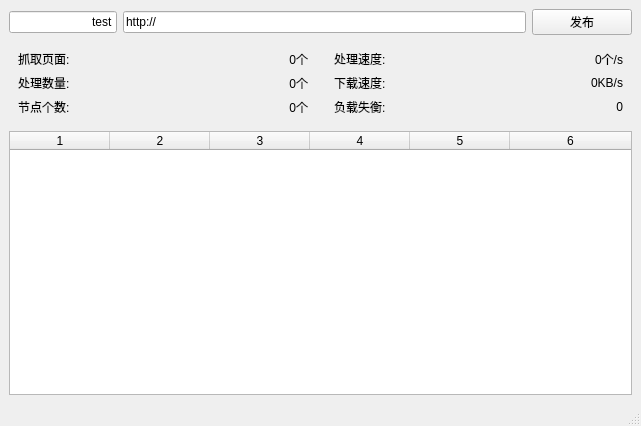
<?xml version="1.0" encoding="UTF-8"?>
<ui version="4.0">
 <class>MainWindow</class>
 <widget class="QMainWindow" name="MainWindow">
  <property name="geometry">
   <rect>
    <x>0</x>
    <y>0</y>
    <width>641</width>
    <height>426</height>
   </rect>
  </property>
  <property name="windowTitle">
   <string>MainWindow</string>
  </property>
  <widget class="QWidget" name="centralwidget">
   <layout class="QVBoxLayout" name="verticalLayout">
    <item>
     <layout class="QHBoxLayout" name="horizontalLayout">
      <item>
       <widget class="QLineEdit" name="spidernameEdit">
        <property name="sizePolicy">
         <sizepolicy hsizetype="Fixed" vsizetype="Fixed">
          <horstretch>0</horstretch>
          <verstretch>0</verstretch>
         </sizepolicy>
        </property>
        <property name="text">
         <string>test</string>
        </property>
        <property name="alignment">
         <set>Qt::AlignRight|Qt::AlignTrailing|Qt::AlignVCenter</set>
        </property>
       </widget>
      </item>
      <item>
       <widget class="QLineEdit" name="urlseedEdit">
        <property name="text">
         <string>http://</string>
        </property>
       </widget>
      </item>
      <item>
       <widget class="QPushButton" name="publishButton">
        <property name="minimumSize">
         <size>
          <width>100</width>
          <height>0</height>
         </size>
        </property>
        <property name="text">
         <string>发布</string>
        </property>
       </widget>
      </item>
     </layout>
    </item>
    <item>
     <widget class="QWidget" name="widget" native="true">
      <property name="minimumSize">
       <size>
        <width>560</width>
        <height>80</height>
       </size>
      </property>
      <layout class="QGridLayout" name="gridLayout">
       <item row="2" column="3">
        <widget class="QLabel" name="label_loss">
         <property name="sizePolicy">
          <sizepolicy hsizetype="Preferred" vsizetype="Preferred">
           <horstretch>1</horstretch>
           <verstretch>0</verstretch>
          </sizepolicy>
         </property>
         <property name="text">
          <string>负载失衡:</string>
         </property>
        </widget>
       </item>
       <item row="0" column="1">
        <widget class="QLabel" name="pages">
         <property name="sizePolicy">
          <sizepolicy hsizetype="Preferred" vsizetype="Preferred">
           <horstretch>1</horstretch>
           <verstretch>0</verstretch>
          </sizepolicy>
         </property>
         <property name="text">
          <string>0个</string>
         </property>
         <property name="alignment">
          <set>Qt::AlignRight|Qt::AlignTrailing|Qt::AlignVCenter</set>
         </property>
        </widget>
       </item>
       <item row="0" column="2" rowspan="3">
        <spacer name="verticalSpacer">
         <property name="orientation">
          <enum>Qt::Vertical</enum>
         </property>
         <property name="sizeHint" stdset="0">
          <size>
           <width>20</width>
           <height>40</height>
          </size>
         </property>
        </spacer>
       </item>
       <item row="0" column="4">
        <widget class="QLabel" name="tps">
         <property name="sizePolicy">
          <sizepolicy hsizetype="Preferred" vsizetype="Preferred">
           <horstretch>1</horstretch>
           <verstretch>0</verstretch>
          </sizepolicy>
         </property>
         <property name="text">
          <string>0个/s</string>
         </property>
         <property name="alignment">
          <set>Qt::AlignRight|Qt::AlignTrailing|Qt::AlignVCenter</set>
         </property>
        </widget>
       </item>
       <item row="0" column="3">
        <widget class="QLabel" name="label_tps">
         <property name="sizePolicy">
          <sizepolicy hsizetype="Preferred" vsizetype="Preferred">
           <horstretch>1</horstretch>
           <verstretch>0</verstretch>
          </sizepolicy>
         </property>
         <property name="text">
          <string>处理速度:</string>
         </property>
        </widget>
       </item>
       <item row="1" column="1">
        <widget class="QLabel" name="items">
         <property name="sizePolicy">
          <sizepolicy hsizetype="Preferred" vsizetype="Preferred">
           <horstretch>1</horstretch>
           <verstretch>0</verstretch>
          </sizepolicy>
         </property>
         <property name="text">
          <string>0个</string>
         </property>
         <property name="alignment">
          <set>Qt::AlignRight|Qt::AlignTrailing|Qt::AlignVCenter</set>
         </property>
        </widget>
       </item>
       <item row="2" column="4">
        <widget class="QLabel" name="loss_balacing">
         <property name="sizePolicy">
          <sizepolicy hsizetype="Preferred" vsizetype="Preferred">
           <horstretch>1</horstretch>
           <verstretch>0</verstretch>
          </sizepolicy>
         </property>
         <property name="text">
          <string>0</string>
         </property>
         <property name="alignment">
          <set>Qt::AlignRight|Qt::AlignTrailing|Qt::AlignVCenter</set>
         </property>
        </widget>
       </item>
       <item row="1" column="4">
        <widget class="QLabel" name="speed">
         <property name="sizePolicy">
          <sizepolicy hsizetype="Preferred" vsizetype="Preferred">
           <horstretch>1</horstretch>
           <verstretch>0</verstretch>
          </sizepolicy>
         </property>
         <property name="text">
          <string>0KB/s</string>
         </property>
         <property name="alignment">
          <set>Qt::AlignRight|Qt::AlignTrailing|Qt::AlignVCenter</set>
         </property>
        </widget>
       </item>
       <item row="1" column="3">
        <widget class="QLabel" name="label_speed">
         <property name="sizePolicy">
          <sizepolicy hsizetype="Preferred" vsizetype="Preferred">
           <horstretch>1</horstretch>
           <verstretch>0</verstretch>
          </sizepolicy>
         </property>
         <property name="text">
          <string>下载速度:</string>
         </property>
        </widget>
       </item>
       <item row="2" column="0">
        <widget class="QLabel" name="label_counts">
         <property name="sizePolicy">
          <sizepolicy hsizetype="Preferred" vsizetype="Preferred">
           <horstretch>1</horstretch>
           <verstretch>0</verstretch>
          </sizepolicy>
         </property>
         <property name="text">
          <string>节点个数:</string>
         </property>
        </widget>
       </item>
       <item row="1" column="0">
        <widget class="QLabel" name="label_items">
         <property name="sizePolicy">
          <sizepolicy hsizetype="Preferred" vsizetype="Preferred">
           <horstretch>1</horstretch>
           <verstretch>0</verstretch>
          </sizepolicy>
         </property>
         <property name="text">
          <string>处理数量:</string>
         </property>
        </widget>
       </item>
       <item row="0" column="0">
        <widget class="QLabel" name="label_pages">
         <property name="sizePolicy">
          <sizepolicy hsizetype="Preferred" vsizetype="Preferred">
           <horstretch>1</horstretch>
           <verstretch>0</verstretch>
          </sizepolicy>
         </property>
         <property name="text">
          <string>抓取页面:</string>
         </property>
        </widget>
       </item>
       <item row="2" column="1">
        <widget class="QLabel" name="node_counts">
         <property name="sizePolicy">
          <sizepolicy hsizetype="Preferred" vsizetype="Preferred">
           <horstretch>1</horstretch>
           <verstretch>0</verstretch>
          </sizepolicy>
         </property>
         <property name="text">
          <string>0个</string>
         </property>
         <property name="alignment">
          <set>Qt::AlignRight|Qt::AlignTrailing|Qt::AlignVCenter</set>
         </property>
        </widget>
       </item>
      </layout>
     </widget>
    </item>
    <item>
     <widget class="QTableWidget" name="tableWidget">
      <property name="sizePolicy">
       <sizepolicy hsizetype="Expanding" vsizetype="Expanding">
        <horstretch>0</horstretch>
        <verstretch>0</verstretch>
       </sizepolicy>
      </property>
      <property name="layoutDirection">
       <enum>Qt::LeftToRight</enum>
      </property>
      <property name="columnCount">
       <number>6</number>
      </property>
      <attribute name="horizontalHeaderCascadingSectionResizes">
       <bool>false</bool>
      </attribute>
      <attribute name="horizontalHeaderMinimumSectionSize">
       <number>20</number>
      </attribute>
      <attribute name="horizontalHeaderShowSortIndicator" stdset="0">
       <bool>false</bool>
      </attribute>
      <attribute name="horizontalHeaderStretchLastSection">
       <bool>true</bool>
      </attribute>
      <attribute name="verticalHeaderCascadingSectionResizes">
       <bool>false</bool>
      </attribute>
      <column/>
      <column/>
      <column/>
      <column/>
      <column/>
      <column/>
     </widget>
    </item>
   </layout>
  </widget>
  <widget class="QMenuBar" name="menubar">
   <property name="geometry">
    <rect>
     <x>0</x>
     <y>0</y>
     <width>641</width>
     <height>22</height>
    </rect>
   </property>
  </widget>
  <widget class="QStatusBar" name="statusbar"/>
 </widget>
 <resources/>
 <connections/>
</ui>
